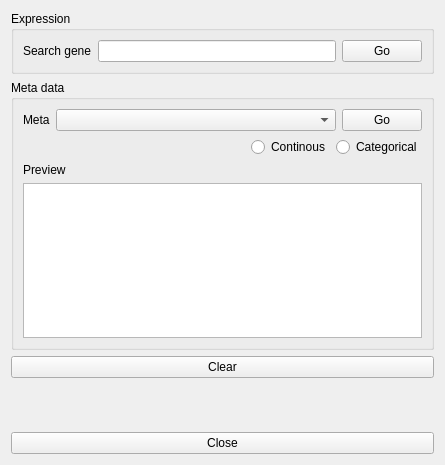
<?xml version="1.0" encoding="UTF-8"?>
<ui version="4.0">
 <class>cell_color</class>
 <widget class="QWidget" name="cell_color">
  <property name="geometry">
   <rect>
    <x>0</x>
    <y>0</y>
    <width>445</width>
    <height>465</height>
   </rect>
  </property>
  <property name="windowTitle">
   <string>Form</string>
  </property>
  <layout class="QVBoxLayout" name="verticalLayout">
   <item>
    <widget class="QGroupBox" name="groupBox">
     <property name="sizePolicy">
      <sizepolicy hsizetype="Preferred" vsizetype="Preferred">
       <horstretch>0</horstretch>
       <verstretch>0</verstretch>
      </sizepolicy>
     </property>
     <property name="title">
      <string>Expression</string>
     </property>
     <layout class="QVBoxLayout" name="verticalLayout_2">
      <item>
       <layout class="QHBoxLayout" name="horizontalLayout_2">
        <item>
         <widget class="QLabel" name="label_2">
          <property name="sizePolicy">
           <sizepolicy hsizetype="Fixed" vsizetype="Preferred">
            <horstretch>0</horstretch>
            <verstretch>0</verstretch>
           </sizepolicy>
          </property>
          <property name="text">
           <string>Search gene</string>
          </property>
         </widget>
        </item>
        <item>
         <widget class="QLineEdit" name="gene_symbol"/>
        </item>
        <item>
         <widget class="QPushButton" name="search_gene_go">
          <property name="sizePolicy">
           <sizepolicy hsizetype="Fixed" vsizetype="Fixed">
            <horstretch>0</horstretch>
            <verstretch>0</verstretch>
           </sizepolicy>
          </property>
          <property name="text">
           <string>Go</string>
          </property>
         </widget>
        </item>
       </layout>
      </item>
     </layout>
    </widget>
   </item>
   <item>
    <widget class="QGroupBox" name="groupBox_2">
     <property name="sizePolicy">
      <sizepolicy hsizetype="Preferred" vsizetype="Preferred">
       <horstretch>0</horstretch>
       <verstretch>0</verstretch>
      </sizepolicy>
     </property>
     <property name="title">
      <string>Meta data</string>
     </property>
     <layout class="QVBoxLayout" name="verticalLayout_3">
      <item>
       <layout class="QHBoxLayout" name="horizontalLayout_3">
        <item>
         <widget class="QLabel" name="label_3">
          <property name="sizePolicy">
           <sizepolicy hsizetype="Fixed" vsizetype="Preferred">
            <horstretch>0</horstretch>
            <verstretch>0</verstretch>
           </sizepolicy>
          </property>
          <property name="text">
           <string>Meta</string>
          </property>
         </widget>
        </item>
        <item>
         <widget class="QComboBox" name="meta_combobox"/>
        </item>
        <item>
         <widget class="QPushButton" name="meta_go">
          <property name="sizePolicy">
           <sizepolicy hsizetype="Fixed" vsizetype="Fixed">
            <horstretch>0</horstretch>
            <verstretch>0</verstretch>
           </sizepolicy>
          </property>
          <property name="text">
           <string>Go</string>
          </property>
         </widget>
        </item>
       </layout>
      </item>
      <item>
       <layout class="QHBoxLayout" name="horizontalLayout_5">
        <item>
         <spacer name="horizontalSpacer_2">
          <property name="orientation">
           <enum>Qt::Horizontal</enum>
          </property>
          <property name="sizeHint" stdset="0">
           <size>
            <width>40</width>
            <height>20</height>
           </size>
          </property>
         </spacer>
        </item>
        <item>
         <widget class="QRadioButton" name="radio_continous">
          <property name="text">
           <string>Continous</string>
          </property>
         </widget>
        </item>
        <item>
         <widget class="QRadioButton" name="radio_categorical">
          <property name="text">
           <string>Categorical</string>
          </property>
         </widget>
        </item>
       </layout>
      </item>
      <item>
       <widget class="QLabel" name="label">
        <property name="text">
         <string>Preview</string>
        </property>
       </widget>
      </item>
      <item>
       <widget class="QListWidget" name="meta_preview_widget"/>
      </item>
     </layout>
    </widget>
   </item>
   <item>
    <widget class="QPushButton" name="clear_color">
     <property name="text">
      <string>Clear</string>
     </property>
    </widget>
   </item>
   <item>
    <spacer name="verticalSpacer_2">
     <property name="orientation">
      <enum>Qt::Vertical</enum>
     </property>
     <property name="sizeHint" stdset="0">
      <size>
       <width>20</width>
       <height>85</height>
      </size>
     </property>
    </spacer>
   </item>
   <item>
    <widget class="QPushButton" name="close_panel">
     <property name="text">
      <string>Close</string>
     </property>
    </widget>
   </item>
  </layout>
 </widget>
 <resources/>
 <connections/>
</ui>
